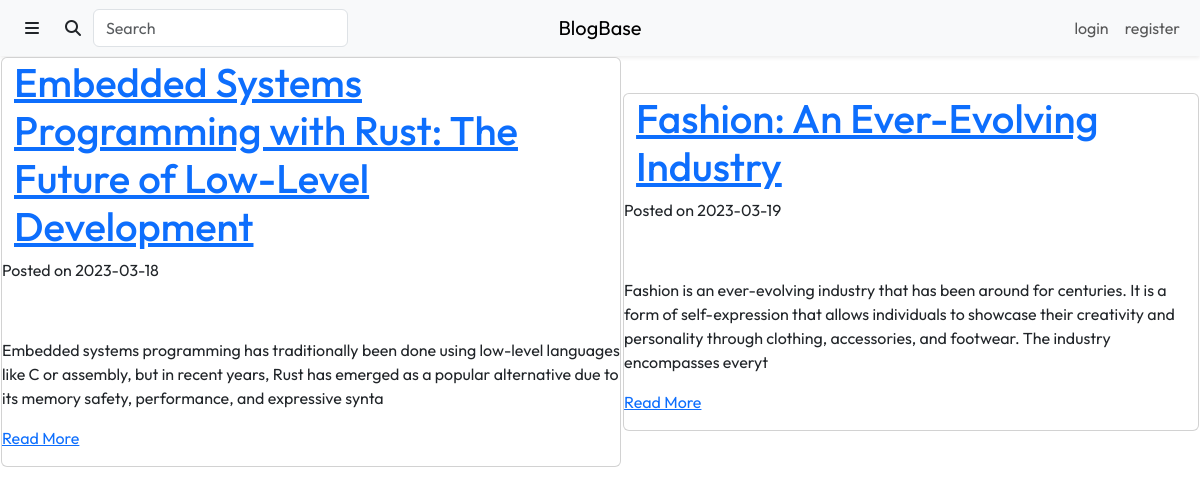
The app's page /content/hot.php, older data.
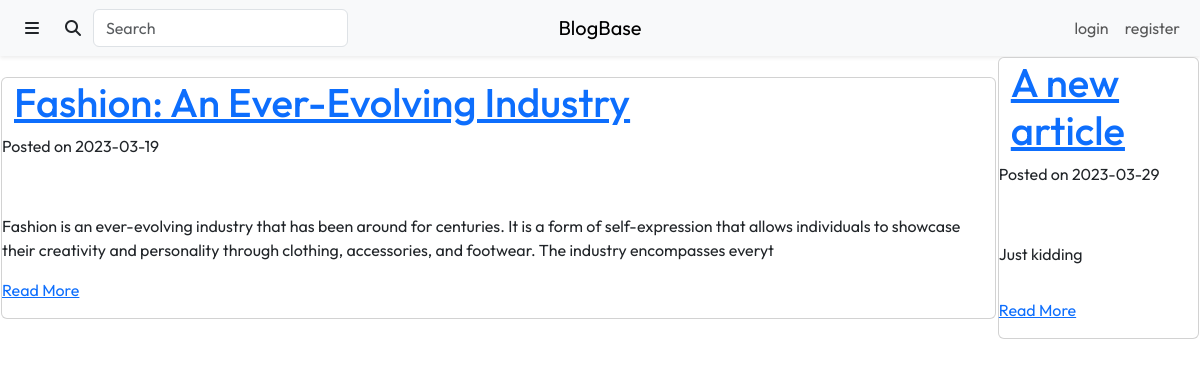
The same page, newer data.
### tables this page shows
CREATE TABLE `Articles` (
  `article_id` int(11) NOT NULL,
  `author_id` int(11) NOT NULL,
  `title` varchar(225) NOT NULL,
  `description` tinytext DEFAULT NULL,
  `lead_image` varchar(255) DEFAULT NULL,
  `content` longblob DEFAULT NULL,
  `submitted` tinyint(1) NOT NULL DEFAULT 0,
  `submit_date` date NOT NULL DEFAULT current_timestamp(),
  `approved` tinyint(1) NOT NULL DEFAULT 0,
  `click_number` int(11) NOT NULL DEFAULT 0
);

### content/hot.php (the view, shortened to what this page needs)
<?php include "../include/connect.inc.php"; ?>
<!DOCTYPE html>
<html lang="en">
    <head>
        <link rel="stylesheet" href="https://cdn.jsdelivr.net/npm/bootstrap@5.3.0-alpha1/dist/css/bootstrap.min.css">
        <link rel="stylesheet" href="https://cdnjs.cloudflare.com/ajax/libs/font-awesome/6.2.1/css/all.min.css">
        <link rel="stylesheet" href="./css/styles.css">
    </head>
    <body>
        <div class="header">
            <?php include "./views/header.php" ?>
        </div>
        <?php
        try {
            $stmt = $con->query("SELECT article_id, title, description, submit_date
                                 FROM `Articles`
                                 WHERE approved = 1 AND submit_date >= '2022/08/26'
                                 ORDER BY click_number DESC");
            ?>
            <table class="main-space">
                <?php
                $stmt->fetch_assoc();
                foreach ($stmt as $row) {
                    echo "<center><td>";
                    echo '<div class="card">';
                    echo '<div class="container">';
                    echo '<h1><a href="post1.php?id=' . $row['article_id'] . '">' . $row['title'] . '</a></h1>';
                    echo '</div>';
                    echo '<p>Posted on ' . $row['submit_date'] . '</p><br>';
                    echo '<p>' . $row['description'] . '</p>';
                    echo '<p><a href="post1.php?id=' . $row['article_id'] . '">Read More</a></p>';
                    echo '</div>';
                    echo "</td></center>";
                }
        } catch (PDOException $e) {
            echo $e->getMessage();
        }
        echo "</table>";
        ?>
    </body>
</html>

Row changes from the older to the newer data that the page shows:
no longer on this page (row edited): articles: title "Embedded Systems Programming with Rust: The Future of Low-Level Development", submit_date "2023-03-18", description "Embedded systems programming has traditionally been done using low-level languages like C or assembly, but in recent years, Rust has emerged as a popular alternative due to its memory safety, performance, and expressive synta"
added articles: title "A new article", submit_date "2023-03-29", description "Just kidding"
